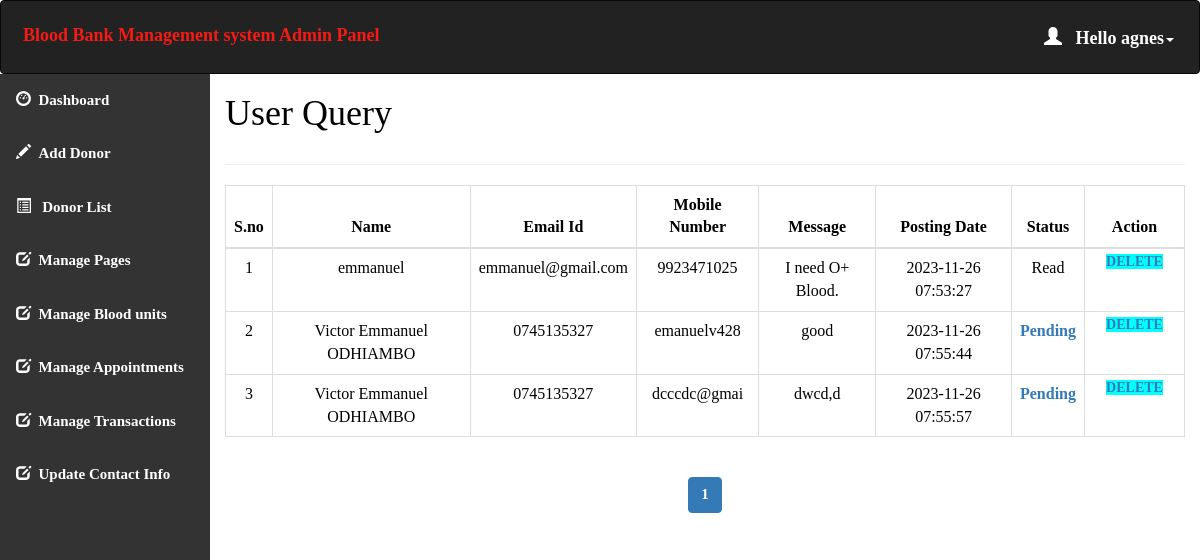
Page /admin/query.php (signed in) on the committed database.
### tables this page shows
CREATE TABLE `contact_query` (
  `query_id` int(11) NOT NULL,
  `query_name` varchar(100) NOT NULL,
  `query_mail` varchar(120) NOT NULL,
  `query_number` char(11) NOT NULL,
  `query_message` longtext NOT NULL,
  `query_date` timestamp NOT NULL DEFAULT current_timestamp() ON UPDATE current_timestamp(),
  `query_status` int(11) DEFAULT NULL
);

### admin/query.php (the view, shortened to what this page needs)
<html>
<head>
  <link rel="stylesheet" href="https://maxcdn.bootstrapcdn.com/bootstrap/3.4.1/css/bootstrap.min.css">
</head>
<?php
include 'conn.php';
  if (isset($_SESSION['loggedin']) && $_SESSION['loggedin'] == true) {
  ?>
<body style="color:black">
<div id="header">
<?php include 'header.php';
?>
</div>
<div id="sidebar">
<?php $active="query"; include 'sidebar.php'; ?>
</div>
<div id="content" >
  <div class="content-wrapper">
    <div class="container-fluid">
      <div class="row">
        <div class="col-md-12 lg-12 sm-12">
          <h1 class="page-title">User Query</h1>
        </div>
      </div>
      <hr>
      <?php
        include 'conn.php';
          $limit = 10;
          if(isset($_GET['page'])){
            $page = $_GET['page'];
          }else{
            $page = 1;
          }
          $offset = ($page - 1) * $limit;
          $count=$offset+1;
        $sql= "select * from contact_query LIMIT {$offset},{$limit}";
        $result=mysqli_query($conn,$sql);
        if(mysqli_num_rows($result)>0)   {
       ?>
       <div class="table-responsive">
      <table class="table table-bordered" style="text-align:center">
          <thead style="text-align:center">
          <th style="text-align:center">S.no</th>
          <th style="text-align:center">Name</th>
          <th style="text-align:center">Email Id</th>
          <th style="text-align:center">Mobile Number</th>
          <th style="text-align:center">Message</th>
          <th style="text-align:center">Posting Date</th>
          <th style="text-align:center">Status</th>
          <th style="text-align:center">Action</th>
          </thead>
          <tbody>
            <?php
            while($row = mysqli_fetch_assoc($result)) { ?>
          <tr>
                  <td><?php echo $count++; ?></td>
                  <td><?php echo $row['query_name']; ?></td>
                  <td><?php echo $row['query_mail']; ?></td>
                  <td><?php echo $row['query_number']; ?></td>
                  <td><?php echo $row['query_message']; ?></td>
                  <td><?php echo $row['query_date']; ?></td>
                  <?php if($row['query_status']==1)
{
?><td>Read<br></td>
<?php } else {?>
<td><a href="query.php?id=<?php echo $row['query_id'];?>" onclick="clickme()"><b id="demo">Pending</b></a><br>
</td>
<?php } ?>
                    <td id="he" style="width:100px">
                    <a style="background-color:aqua" href='delete_query.php?id=<?php echo $row['query_id']; ?>'> Delete </a>
                </td>
              </tr>
            <?php } ?>
          </tbody>
      </table>
    </div>
    <?php } ?>
    <div class="table-responsive"style="text-align:center;align:center">
        <?php
        $sql1 = "SELECT * FROM contact_query";
        $result1 = mysqli_query($conn, $sql1) or die("Query Failed.");
        if(mysqli_num_rows($result1) > 0){
          $total_records = mysqli_num_rows($result1);
          $total_page = ceil($total_records / $limit);
          echo '<ul class="pagination admin-pagination">';
          for($i = 1; $i <= $total_page; $i++){
            if($i == $page){
              $active = "active";
            }else{
              $active = "";
            }
            echo '<li class="'.$active.'"><a href="query.php?page='.$i.'">'.$i.'</a></li>';
          }
          echo '</ul>';
        }
        ?>
        </div>
      </div>
    </div>
   <?php }
    ?>
</body>
</html>

### admin/header.php (shortened to what this page needs)
<!DOCTYPE html>
<html>
<head>
  <link rel="stylesheet" href="https://maxcdn.bootstrapcdn.com/bootstrap/3.4.1/css/bootstrap.min.css">
</head>
<body>
<nav class="navbar navbar-inverse">
  <div class="container-fluid">
    <div class="navbar-header">
      <a class="navbar-brand" id="qq" href="dashboard.php" style="color:#F51A14;">Blood Bank Management system Admin Panel</a>
    </div>
    <ul class="nav navbar-nav navbar-right">
      <li class="dropdown"><a class="dropdown-toggle" id="qw" data-toggle="dropdown" href="#" style="font-weight:bold;color:white "> <span class="glyphicon glyphicon-user"></span>&nbsp&nbsp
        <?php
        include 'conn.php';
        $username=$_SESSION['username'];
        $sql="select * from admin_info where admin_username='$username'";
        $result=mysqli_query($conn,$sql) or die("query failed.");
        $row=mysqli_fetch_assoc($result);
        echo "Hello ".$row['admin_name'];
       ?><span class="caret"></span></a>
    </li>
    </ul>
  </div>
</nav>
</body></html>

### admin/query.php (style rules this page uses)
#sidebar { position:relative;margin-top:-20px }
#content { position:relative;margin-left:210px }
#he { font-size: 14px; font-weight: 600; text-transform: uppercase; padding: 3px 7px; color: #fff; text-decoration: none; border-radius: 3px; align:center }

### admin/header.php (style rules this page uses)
.navbar { background-color: #333333 ; padding: 10px 10px; color:#FF0404 ; }
.navbar a { float: left; color: white; text-align: center; padding: 12px; text-decoration: none; font-size: 18px; line-height: 25px; }
.navbar-brand { font-size: 25px; font-weight: bold; }
.navbar a { float: none; display: block; text-align: left; }
.navbar-right { float: none; }

### admin/sidebar.php (style rules this page uses)
body { margin: 0; font-family: 'Averia Gruesa Libre';font-size: 15px; color:#F8F9F9; }

### rows in the picture
contact_query: query_name "emmanuel", query_mail "emmanuel@gmail.com", query_number "9923471025", query_message "I need O+ Blood.", query_date "2023-11-26 07:53:27", query_status "Read"
contact_query: query_name "Victor Emmanuel ODHIAMBO", query_mail "0745135327", query_number "emanuelv428", query_message "good", query_date "2023-11-26 07:55:44"
contact_query: query_name "Victor Emmanuel ODHIAMBO", query_mail "0745135327", query_number "dcccdc@gmai", query_message "dwcd,d", query_date "2023-11-26 07:55:57"

### other values in the picture
$row['admin_name'] "agnes"
